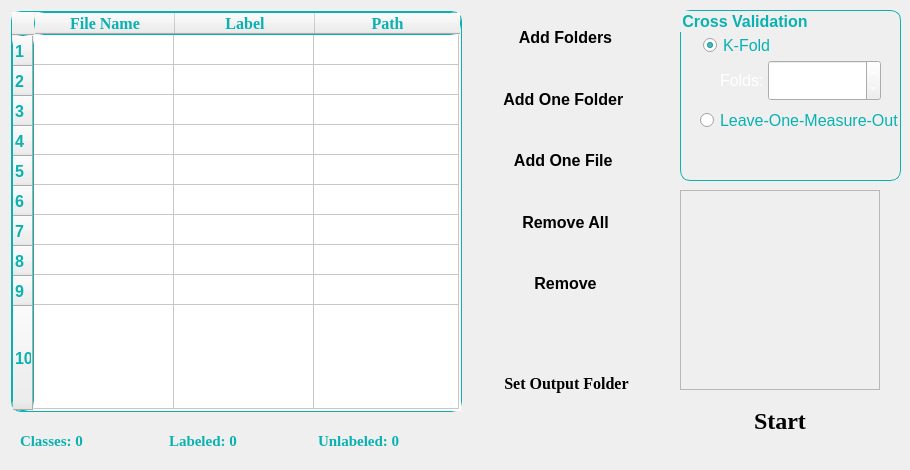
        <widget class="QWidget" name="tab1">
         <property name="styleSheet">
          <string notr="true"/>
         </property>
         <attribute name="title">
          <string>Training control</string>
         </attribute>
         <widget class="QGroupBox" name="Validation">
          <property name="geometry">
           <rect>
            <x>680</x>
            <y>10</y>
            <width>221</width>
            <height>171</height>
           </rect>
          </property>
          <property name="sizePolicy">
           <sizepolicy hsizetype="Expanding" vsizetype="Expanding">
            <horstretch>0</horstretch>
            <verstretch>0</verstretch>
           </sizepolicy>
          </property>
          <property name="font">
           <font>
            <family>Segoe UI</family>
            <pointsize>12</pointsize>
            <weight>75</weight>
            <bold>true</bold>
           </font>
          </property>
          <property name="styleSheet">
           <string notr="true">QGroupBox {
    border: 1px solid rgb(9, 177, 177);
	color: rgb(9, 177, 177);
	border-radius: 10px; 
}</string>
          </property>
          <property name="title">
           <string>Cross Validation</string>
          </property>
          <widget class="QRadioButton" name="KFold">
           <property name="geometry">
            <rect>
             <x>23</x>
             <y>27</y>
             <width>191</width>
             <height>16</height>
            </rect>
           </property>
           <property name="sizePolicy">
            <sizepolicy hsizetype="Expanding" vsizetype="Expanding">
             <horstretch>0</horstretch>
             <verstretch>0</verstretch>
            </sizepolicy>
           </property>
           <property name="font">
            <font>
             <family>Segoe UI</family>
             <pointsize>12</pointsize>
            </font>
           </property>
           <property name="styleSheet">
            <string notr="true">color: rgb(9, 177, 177);</string>
           </property>
           <property name="text">
            <string>K-Fold</string>
           </property>
           <property name="checked">
            <bool>true</bool>
           </property>
           <attribute name="buttonGroup">
            <string notr="true">buttonGroup</string>
           </attribute>
          </widget>
          <widget class="QRadioButton" name="LOMO">
           <property name="geometry">
            <rect>
             <x>20</x>
             <y>100</y>
             <width>201</width>
             <height>21</height>
            </rect>
           </property>
           <property name="sizePolicy">
            <sizepolicy hsizetype="Expanding" vsizetype="Expanding">
             <horstretch>0</horstretch>
             <verstretch>0</verstretch>
            </sizepolicy>
           </property>
           <property name="font">
            <font>
             <family>Segoe UI</family>
             <pointsize>12</pointsize>
            </font>
           </property>
           <property name="styleSheet">
            <string notr="true">color: rgb(9, 177, 177);</string>
           </property>
           <property name="text">
            <string>Leave-One-Measure-Out</string>
           </property>
           <property name="checked">
            <bool>false</bool>
           </property>
           <attribute name="buttonGroup">
            <string notr="true">buttonGroup</string>
           </attribute>
          </widget>
          <widget class="QWidget" name="layoutWidget">
           <property name="geometry">
            <rect>
             <x>40</x>
             <y>50</y>
             <width>161</width>
             <height>41</height>
            </rect>
           </property>
           <layout class="QFormLayout" name="formLayout">
            <property name="labelAlignment">
             <set>Qt::AlignCenter</set>
            </property>
            <property name="formAlignment">
             <set>Qt::AlignCenter</set>
            </property>
            <property name="horizontalSpacing">
             <number>0</number>
            </property>
            <property name="verticalSpacing">
             <number>0</number>
            </property>
            <item row="0" column="0">
             <widget class="QLabel" name="FoldsText">
              <property name="sizePolicy">
               <sizepolicy hsizetype="Expanding" vsizetype="Expanding">
                <horstretch>0</horstretch>
                <verstretch>0</verstretch>
               </sizepolicy>
              </property>
              <property name="font">
               <font>
                <pointsize>12</pointsize>
               </font>
              </property>
              <property name="styleSheet">
               <string notr="true">color: rgb(255, 255, 255);</string>
              </property>
              <property name="text">
               <string>Folds: </string>
              </property>
             </widget>
            </item>
            <item row="0" column="1">
             <widget class="QSpinBox" name="Folds">
              <property name="sizePolicy">
               <sizepolicy hsizetype="Expanding" vsizetype="Expanding">
                <horstretch>0</horstretch>
                <verstretch>0</verstretch>
               </sizepolicy>
              </property>
              <property name="font">
               <font>
                <pointsize>12</pointsize>
               </font>
              </property>
              <property name="styleSheet">
               <string notr="true">color: rgb(255, 255, 255);</string>
              </property>
              <property name="alignment">
               <set>Qt::AlignCenter</set>
              </property>
              <property name="minimum">
               <number>2</number>
              </property>
              <property name="value">
               <number>5</number>
              </property>
             </widget>
            </item>
           </layout>
          </widget>
         </widget>
         <widget class="QTableWidget" name="data_table">
          <property name="geometry">
           <rect>
            <x>11</x>
            <y>11</y>
            <width>451</width>
            <height>401</height>
           </rect>
          </property>
          <property name="font">
           <font>
            <pointsize>12</pointsize>
            <weight>75</weight>
            <bold>true</bold>
           </font>
          </property>
          <property name="styleSheet">
           <string notr="true">border: 1px solid rgb(9, 177, 177);
color: rgb(9, 177, 177);
border-radius: 10px; 
</string>
          </property>
          <property name="lineWidth">
           <number>1</number>
          </property>
          <property name="rowCount">
           <number>10</number>
          </property>
          <attribute name="horizontalHeaderCascadingSectionResizes">
           <bool>true</bool>
          </attribute>
          <attribute name="horizontalHeaderDefaultSectionSize">
           <number>140</number>
          </attribute>
          <attribute name="horizontalHeaderMinimumSectionSize">
           <number>25</number>
          </attribute>
          <attribute name="horizontalHeaderShowSortIndicator" stdset="0">
           <bool>true</bool>
          </attribute>
          <attribute name="horizontalHeaderStretchLastSection">
           <bool>true</bool>
          </attribute>
          <attribute name="verticalHeaderCascadingSectionResizes">
           <bool>true</bool>
          </attribute>
          <attribute name="verticalHeaderDefaultSectionSize">
           <number>30</number>
          </attribute>
          <attribute name="verticalHeaderHighlightSections">
           <bool>false</bool>
          </attribute>
          <attribute name="verticalHeaderStretchLastSection">
           <bool>true</bool>
          </attribute>
          <row/>
          <row/>
          <row/>
          <row/>
          <row/>
          <row/>
          <row/>
          <row/>
          <row/>
          <row/>
          <column>
           <property name="text">
            <string>File Name</string>
           </property>
           <property name="font">
            <font>
             <family>Times New Roman</family>
             <pointsize>12</pointsize>
             <weight>75</weight>
             <bold>true</bold>
            </font>
           </property>
          </column>
          <column>
           <property name="text">
            <string>Label</string>
           </property>
           <property name="font">
            <font>
             <family>Times New Roman</family>
             <pointsize>12</pointsize>
             <weight>75</weight>
             <bold>true</bold>
            </font>
           </property>
          </column>
          <column>
           <property name="text">
            <string notr="true">Path</string>
           </property>
           <property name="font">
            <font>
             <family>Times New Roman</family>
             <pointsize>12</pointsize>
             <weight>75</weight>
             <bold>true</bold>
            </font>
           </property>
          </column>
          <item row="0" column="2">
           <property name="text">
            <string/>
           </property>
          </item>
         </widget>
         <widget class="QWidget" name="layoutWidget_9">
          <property name="geometry">
           <rect>
            <x>470</x>
            <y>10</y>
            <width>191</width>
            <height>301</height>
           </rect>
          </property>
          <layout class="QVBoxLayout" name="verticalLayout_3">
           <item>
            <widget class="QPushButton" name="add_multi_folders">
             <property name="sizePolicy">
              <sizepolicy hsizetype="Expanding" vsizetype="Expanding">
               <horstretch>1</horstretch>
               <verstretch>1</verstretch>
              </sizepolicy>
             </property>
             <property name="font">
              <font>
               <family>Segoe UI</family>
               <pointsize>12</pointsize>
               <weight>75</weight>
               <bold>true</bold>
              </font>
             </property>
             <property name="styleSheet">
              <string notr="true">QPushButton{
	color: rgb(0, 0, 0);
	border-width: 1px;
	border-radius: 10px;
	padding: 5px;
	background: qradialgradient(
        cx: 0.3, cy: -0.4, fx: 0.3, fy: -0.4,
        radius: 1.35, stop: 0 #fff, stop: 1 #888
        );
}

QPushButton:pressed {
    background-color: rgb(5, 112, 112);
}

QPushButton:hover:!pressed{
     background-color: rgb(85, 121, 124);
 }
</string>
             </property>
             <property name="text">
              <string>Add Folders</string>
             </property>
            </widget>
           </item>
           <item>
            <widget class="QPushButton" name="add_folder">
             <property name="sizePolicy">
              <sizepolicy hsizetype="Expanding" vsizetype="Expanding">
               <horstretch>1</horstretch>
               <verstretch>1</verstretch>
              </sizepolicy>
             </property>
             <property name="font">
              <font>
               <family>Segoe UI</family>
               <pointsize>12</pointsize>
               <weight>75</weight>
               <bold>true</bold>
              </font>
             </property>
             <property name="styleSheet">
              <string notr="true">QPushButton{
	color: rgb(0, 0, 0);
	border-width: 1px;
	border-radius: 10px;
	padding: 5px;
	background: qradialgradient(
        cx: 0.3, cy: -0.4, fx: 0.3, fy: -0.4,
        radius: 1.35, stop: 0 #fff, stop: 1 #888
        );
}

QPushButton:pressed {
    background-color: rgb(5, 112, 112);
}

QPushButton:hover:!pressed{
     background-color: rgb(85, 121, 124);
 }
</string>
             </property>
             <property name="text">
              <string>Add One Folder </string>
             </property>
            </widget>
           </item>
           <item>
            <widget class="QPushButton" name="add_file">
             <property name="sizePolicy">
              <sizepolicy hsizetype="Expanding" vsizetype="Expanding">
               <horstretch>1</horstretch>
               <verstretch>1</verstretch>
              </sizepolicy>
             </property>
             <property name="font">
              <font>
               <family>Segoe UI</family>
               <pointsize>12</pointsize>
               <weight>75</weight>
               <bold>true</bold>
              </font>
             </property>
             <property name="styleSheet">
              <string notr="true">QPushButton{
	color: rgb(0, 0, 0);
	border-width: 1px;
	border-radius: 10px;
	padding: 5px;
	background: qradialgradient(
        cx: 0.3, cy: -0.4, fx: 0.3, fy: -0.4,
        radius: 1.35, stop: 0 #fff, stop: 1 #888
        );
}

QPushButton:pressed {
    background-color: rgb(5, 112, 112);
}

QPushButton:hover:!pressed{
     background-color: rgb(85, 121, 124);
 }
</string>
             </property>
             <property name="text">
              <string>Add One File </string>
             </property>
            </widget>
           </item>
           <item>
            <widget class="QPushButton" name="remove_all_files">
             <property name="sizePolicy">
              <sizepolicy hsizetype="Expanding" vsizetype="Expanding">
               <horstretch>1</horstretch>
               <verstretch>1</verstretch>
              </sizepolicy>
             </property>
             <property name="font">
              <font>
               <family>Segoe UI</family>
               <pointsize>12</pointsize>
               <weight>75</weight>
               <bold>true</bold>
              </font>
             </property>
             <property name="styleSheet">
              <string notr="true">QPushButton{
	color: rgb(0, 0, 0);
	border-width: 1px;
	border-radius: 10px;
	padding: 5px;
	background: qradialgradient(
        cx: 0.3, cy: -0.4, fx: 0.3, fy: -0.4,
        radius: 1.35, stop: 0 #fff, stop: 1 #888
        );
}

QPushButton:pressed {
    background-color: rgb(5, 112, 112);
}

QPushButton:hover:!pressed{
     background-color: rgb(85, 121, 124);
 }
</string>
             </property>
             <property name="text">
              <string>Remove All</string>
             </property>
             <property name="iconSize">
              <size>
               <width>16</width>
               <height>16</height>
              </size>
             </property>
            </widget>
           </item>
           <item>
            <widget class="QPushButton" name="remove_files">
             <property name="sizePolicy">
              <sizepolicy hsizetype="Expanding" vsizetype="Expanding">
               <horstretch>1</horstretch>
               <verstretch>1</verstretch>
              </sizepolicy>
             </property>
             <property name="font">
              <font>
               <family>Segoe UI</family>
               <pointsize>12</pointsize>
               <weight>75</weight>
               <bold>true</bold>
              </font>
             </property>
             <property name="styleSheet">
              <string notr="true">QPushButton{
	color: rgb(0, 0, 0);
	border-width: 1px;
	border-radius: 10px;
	padding: 5px;
	background: qradialgradient(
        cx: 0.3, cy: -0.4, fx: 0.3, fy: -0.4,
        radius: 1.35, stop: 0 #fff, stop: 1 #888
        );
}

QPushButton:pressed {
    background-color: rgb(5, 112, 112);
}

QPushButton:hover:!pressed{
     background-color: rgb(85, 121, 124);
 }
</string>
             </property>
             <property name="text">
              <string>Remove</string>
             </property>
             <property name="iconSize">
              <size>
               <width>16</width>
               <height>16</height>
              </size>
             </property>
            </widget>
           </item>
          </layout>
         </widget>
         <widget class="QWidget" name="layoutWidget_10">
          <property name="geometry">
           <rect>
            <x>20</x>
            <y>420</y>
            <width>441</width>
            <height>41</height>
           </rect>
          </property>
          <layout class="QHBoxLayout" name="horizontalLayout">
           <item>
            <widget class="QLabel" name="classes_label">
             <property name="sizePolicy">
              <sizepolicy hsizetype="Expanding" vsizetype="Expanding">
               <horstretch>0</horstretch>
               <verstretch>0</verstretch>
              </sizepolicy>
             </property>
             <property name="font">
              <font>
               <family>Times New Roman</family>
               <pointsize>11</pointsize>
               <weight>75</weight>
               <bold>true</bold>
              </font>
             </property>
             <property name="styleSheet">
              <string notr="true">color: rgb(9, 177, 177);</string>
             </property>
             <property name="text">
              <string>Classes: 0</string>
             </property>
            </widget>
           </item>
           <item>
            <widget class="QLabel" name="labeled_label">
             <property name="sizePolicy">
              <sizepolicy hsizetype="Expanding" vsizetype="Expanding">
               <horstretch>0</horstretch>
               <verstretch>0</verstretch>
              </sizepolicy>
             </property>
             <property name="font">
              <font>
               <family>Times New Roman</family>
               <pointsize>11</pointsize>
               <weight>75</weight>
               <bold>true</bold>
              </font>
             </property>
             <property name="styleSheet">
              <string notr="true">color: rgb(9, 177, 177);</string>
             </property>
             <property name="text">
              <string>Labeled: 0</string>
             </property>
            </widget>
           </item>
           <item>
            <widget class="QLabel" name="unlabeled_label">
             <property name="sizePolicy">
              <sizepolicy hsizetype="Expanding" vsizetype="Expanding">
               <horstretch>0</horstretch>
               <verstretch>0</verstretch>
              </sizepolicy>
             </property>
             <property name="font">
              <font>
               <family>Times New Roman</family>
               <pointsize>11</pointsize>
               <weight>75</weight>
               <bold>true</bold>
              </font>
             </property>
             <property name="styleSheet">
              <string notr="true">color: rgb(9, 177, 177);</string>
             </property>
             <property name="text">
              <string>Unlabeled: 0</string>
             </property>
            </widget>
           </item>
          </layout>
         </widget>
         <widget class="QWidget" name="layoutWidget_11">
          <property name="geometry">
           <rect>
            <x>680</x>
            <y>190</y>
            <width>221</width>
            <height>261</height>
           </rect>
          </property>
          <layout class="QGridLayout" name="progress_layout">
           <property name="sizeConstraint">
            <enum>QLayout::SetFixedSize</enum>
           </property>
           <item row="1" column="0">
            <widget class="QPushButton" name="start_training">
             <property name="sizePolicy">
              <sizepolicy hsizetype="Fixed" vsizetype="Fixed">
               <horstretch>0</horstretch>
               <verstretch>0</verstretch>
              </sizepolicy>
             </property>
             <property name="minimumSize">
              <size>
               <width>200</width>
               <height>50</height>
              </size>
             </property>
             <property name="font">
              <font>
               <family>Times New Roman</family>
               <pointsize>18</pointsize>
               <weight>75</weight>
               <bold>true</bold>
              </font>
             </property>
             <property name="styleSheet">
              <string notr="true">QPushButton{
	color: rgb(0, 0, 0);
	border-width: 1px;
	border-radius: 10px;
	padding: 5px;
	background: qradialgradient(
        cx: 0.3, cy: -0.4, fx: 0.3, fy: -0.4,
        radius: 1.35, stop: 0 #fff, stop: 1 #888
        );
}

QPushButton:pressed {
    background-color: rgb(5, 112, 112);
}

QPushButton:hover:!pressed{
     background-color: rgb(85, 121, 124);
 }
</string>
             </property>
             <property name="text">
              <string>Start</string>
             </property>
            </widget>
           </item>
           <item row="0" column="0">
            <widget class="QFrame" name="progress_bar">
             <property name="minimumSize">
              <size>
               <width>200</width>
               <height>200</height>
              </size>
             </property>
             <property name="maximumSize">
              <size>
               <width>200</width>
               <height>200</height>
              </size>
             </property>
             <property name="sizeIncrement">
              <size>
               <width>200</width>
               <height>200</height>
              </size>
             </property>
             <property name="frameShape">
              <enum>QFrame::StyledPanel</enum>
             </property>
             <property name="frameShadow">
              <enum>QFrame::Raised</enum>
             </property>
            </widget>
           </item>
          </layout>
         </widget>
         <widget class="QPushButton" name="set_output_folder">
          <property name="geometry">
           <rect>
            <x>472</x>
            <y>356</y>
            <width>189</width>
            <height>55</height>
           </rect>
          </property>
          <property name="sizePolicy">
           <sizepolicy hsizetype="Expanding" vsizetype="Expanding">
            <horstretch>0</horstretch>
            <verstretch>0</verstretch>
           </sizepolicy>
          </property>
          <property name="font">
           <font>
            <family>Times New Roman</family>
            <pointsize>12</pointsize>
            <weight>75</weight>
            <bold>true</bold>
           </font>
          </property>
          <property name="styleSheet">
           <string notr="true">QPushButton{
	color: rgb(0, 0, 0);
	border-width: 1px;
	border-radius: 10px;
	padding: 5px;
	background: qradialgradient(
        cx: 0.3, cy: -0.4, fx: 0.3, fy: -0.4,
        radius: 1.35, stop: 0 #fff, stop: 1 #888
        );
}

QPushButton:pressed {
    background-color: rgb(5, 112, 112);
}

QPushButton:hover:!pressed{
     background-color: rgb(85, 121, 124);
 }
</string>
          </property>
          <property name="text">
           <string>Set Output Folder</string>
          </property>
         </widget>
        </widget>
